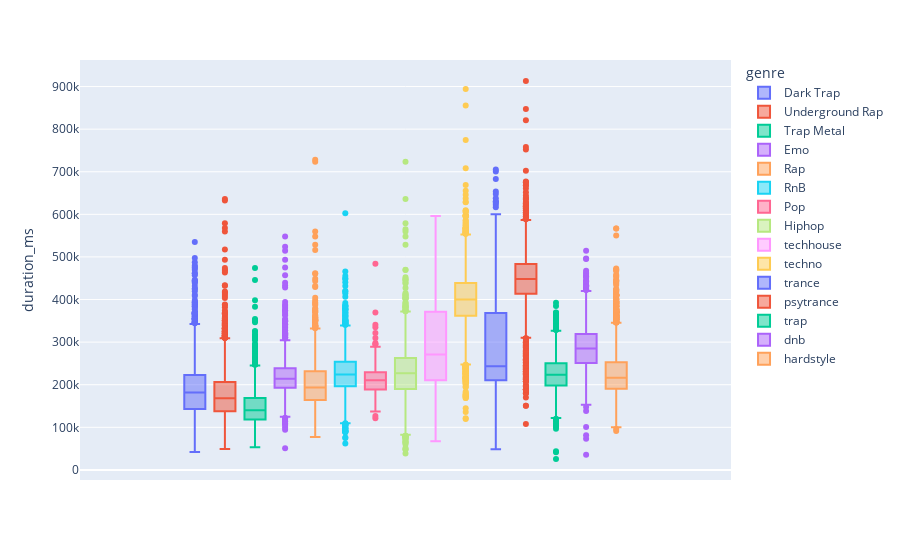

Notebook cell for this chart:
### Markdown cell above
##  Let's have a look at the average time of a song

### Code cell
px.box(data_frame=data,y='duration_ms',color='genre')

### Figure 1 — Plotly figure (JSON) as saved in the notebook; plotly's stock layout.template omitted (floating-point values rounded to 4 significant figures; data arrays with more than 128 entries replaced by an {"elided": "..."} marker saying what was removed)
{"data": [{"alignmentgroup": "True", "hovertemplate": "genre=Dark Trap<br>duration_ms=%{y}<extra></extra>", "legendgroup": "Dark Trap", "marker": {"color": "#636efa"}, "name": "Dark Trap", "notched": false, "offsetgroup": "Dark Trap", "orientation": "v", "showlegend": true, "type": "box", "x0": " ", "xaxis": "x", "y": {"elided": "4578 int values"}, "y0": " ", "yaxis": "y"}, {"alignmentgroup": "True", "hovertemplate": "genre=Underground Rap<br>duration_ms=%{y}<extra></extra>", "legendgroup": "Underground Rap", "marker": {"color": "#EF553B"}, "name": "Underground Rap", "notched": false, "offsetgroup": "Underground Rap", "orientation": "v", "showlegend": true, "type": "box", "x0": " ", "xaxis": "x", "y": {"elided": "5875 int values"}, "y0": " ", "yaxis": "y"}, {"alignmentgroup": "True", "hovertemplate": "genre=Trap Metal<br>duration_ms=%{y}<extra></extra>", "legendgroup": "Trap Metal", "marker": {"color": "#00cc96"}, "name": "Trap Metal", "notched": false, "offsetgroup": "Trap Metal", "orientation": "v", "showlegend": true, "type": "box", "x0": " ", "xaxis": "x", "y": {"elided": "1956 int values"}, "y0": " ", "yaxis": "y"}, {"alignmentgroup": "True", "hovertemplate": "genre=Emo<br>duration_ms=%{y}<extra></extra>", "legendgroup": "Emo", "marker": {"color": "#ab63fa"}, "name": "Emo", "notched": false, "offsetgroup": "Emo", "orientation": "v", "showlegend": true, "type": "box", "x0": " ", "xaxis": "x", "y": {"elided": "1680 int values"}, "y0": " ", "yaxis": "y"}, {"alignmentgroup": "True", "hovertemplate": "genre=Rap<br>duration_ms=%{y}<extra></extra>", "legendgroup": "Rap", "marker": {"color": "#FFA15A"}, "name": "Rap", "notched": false, "offsetgroup": "Rap", "orientation": "v", "showlegend": true, "type": "box", "x0": " ", "xaxis": "x", "y": {"elided": "1848 int values"}, "y0": " ", "yaxis": "y"}, {"alignmentgroup": "True", "hovertemplate": "genre=RnB<br>duration_ms=%{y}<extra></extra>", "legendgroup": "RnB", "marker": {"color": "#19d3f3"}, "name": "RnB", "notched": false, "offsetgroup": "RnB", "orientation": "v", "showlegend": true, "type": "box", "x0": " ", "xaxis": "x", "y": {"elided": "2099 int values"}, "y0": " ", "yaxis": "y"}, {"alignmentgroup": "True", "hovertemplate": "genre=Pop<br>duration_ms=%{y}<extra></extra>", "legendgroup": "Pop", "marker": {"color": "#FF6692"}, "name": "Pop", "notched": false, "offsetgroup": "Pop", "orientation": "v", "showlegend": true, "type": "box", "x0": " ", "xaxis": "x", "y": {"elided": "461 int values"}, "y0": " ", "yaxis": "y"}, {"alignmentgroup": "True", "hovertemplate": "genre=Hiphop<br>duration_ms=%{y}<extra></extra>", "legendgroup": "Hiphop", "marker": {"color": "#B6E880"}, "name": "Hiphop", "notched": false, "offsetgroup": "Hiphop", "orientation": "v", "showlegend": true, "type": "box", "x0": " ", "xaxis": "x", "y": {"elided": "3028 int values"}, "y0": " ", "yaxis": "y"}, {"alignmentgroup": "True", "hovertemplate": "genre=techhouse<br>duration_ms=%{y}<extra></extra>", "legendgroup": "techhouse", "marker": {"color": "#FF97FF"}, "name": "techhouse", "notched": false, "offsetgroup": "techhouse", "orientation": "v", "showlegend": true, "type": "box", "x0": " ", "xaxis": "x", "y": {"elided": "2975 int values"}, "y0": " ", "yaxis": "y"}, {"alignmentgroup": "True", "hovertemplate": "genre=techno<br>duration_ms=%{y}<extra></extra>", "legendgroup": "techno", "marker": {"color": "#FECB52"}, "name": "techno", "notched": false, "offsetgroup": "techno", "orientation": "v", "showlegend": true, "type": "box", "x0": " ", "xaxis": "x", "y": {"elided": "2956 int values"}, "y0": " ", "yaxis": "y"}, {"alignmentgroup": "True", "hovertemplate": "genre=trance<br>duration_ms=%{y}<extra></extra>", "legendgroup": "trance", "marker": {"color": "#636efa"}, "name": "trance", "notched": false, "offsetgroup": "trance", "orientation": "v", "showlegend": true, "type": "box", "x0": " ", "xaxis": "x", "y": {"elided": "2999 int values"}, "y0": " ", "yaxis": "y"}, {"alignmentgroup": "True", "hovertemplate": "genre=psytrance<br>duration_ms=%{y}<extra></extra>", "legendgroup": "psytrance", "marker": {"color": "#EF553B"}, "name": "psytrance", "notched": false, "offsetgroup": "psytrance", "orientation": "v", "showlegend": true, "type": "box", "x0": " ", "xaxis": "x", "y": {"elided": "2961 int values"}, "y0": " ", "yaxis": "y"}, {"alignmentgroup": "True", "hovertemplate": "genre=trap<br>duration_ms=%{y}<extra></extra>", "legendgroup": "trap", "marker": {"color": "#00cc96"}, "name": "trap", "notched": false, "offsetgroup": "trap", "orientation": "v", "showlegend": true, "type": "box", "x0": " ", "xaxis": "x", "y": {"elided": "2987 int values"}, "y0": " ", "yaxis": "y"}, {"alignmentgroup": "True", "hovertemplate": "genre=dnb<br>duration_ms=%{y}<extra></extra>", "legendgroup": "dnb", "marker": {"color": "#ab63fa"}, "name": "dnb", "notched": false, "offsetgroup": "dnb", "orientation": "v", "showlegend": true, "type": "box", "x0": " ", "xaxis": "x", "y": {"elided": "2966 int values"}, "y0": " ", "yaxis": "y"}, {"alignmentgroup": "True", "hovertemplate": "genre=hardstyle<br>duration_ms=%{y}<extra></extra>", "legendgroup": "hardstyle", "marker": {"color": "#FFA15A"}, "name": "hardstyle", "notched": false, "offsetgroup": "hardstyle", "orientation": "v", "showlegend": true, "type": "box", "x0": " ", "xaxis": "x", "y": {"elided": "2936 int values"}, "y0": " ", "yaxis": "y"}], "layout": {"boxmode": "group", "legend": {"title": {"text": "genre"}, "tracegroupgap": 0}, "margin": {"t": 60}, "xaxis": {"anchor": "y", "domain": [0, 1]}, "yaxis": {"anchor": "x", "domain": [0, 1], "title": {"text": "duration_ms"}}}}
